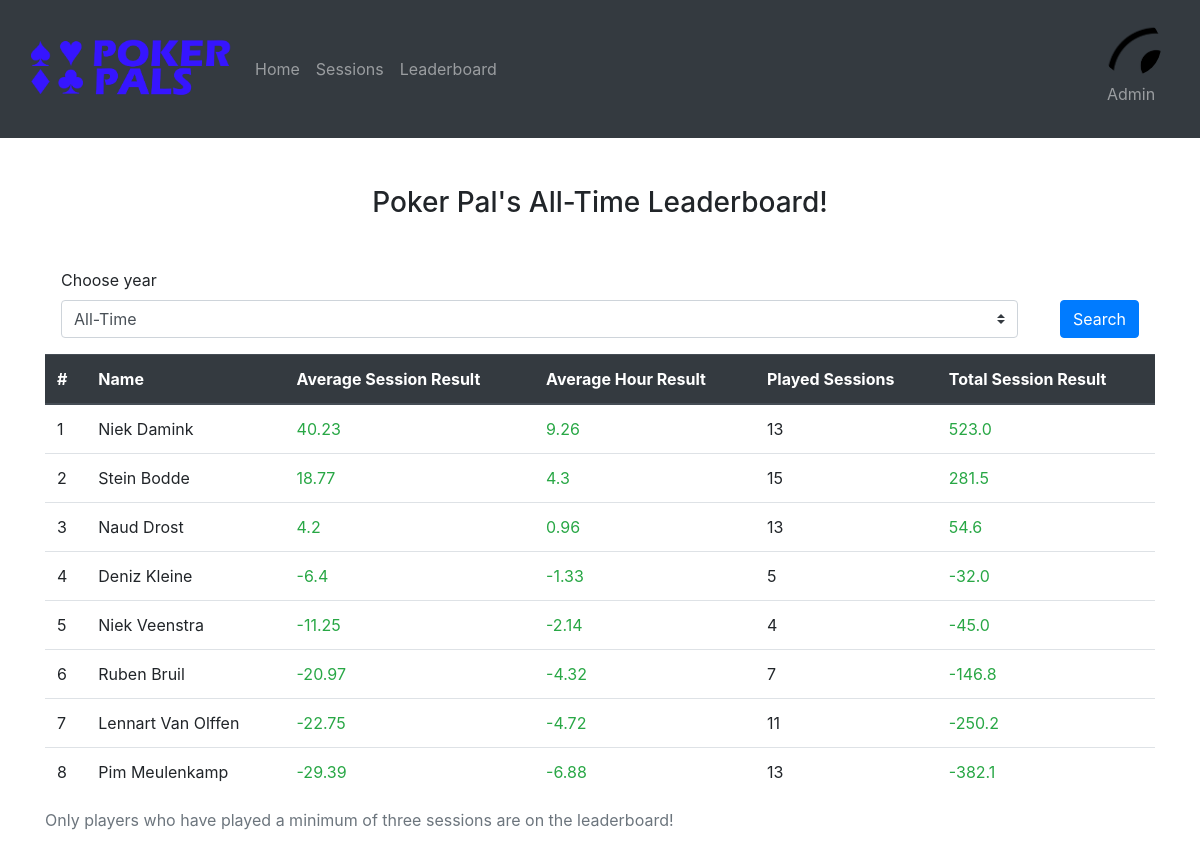
The page /leaderboard (signed in) on the database its author committed.
### website/models.py (models this page shows)
class User(db.Model, UserMixin):
    id = db.Column(db.Integer, primary_key=True)
    name = db.Column(db.String(150), unique=True)
    password = db.Column(db.String(150))
    imgURL = db.Column(db.String(10000))

### website/views.py (the view)
@views.route('/leaderboard', methods=['GET', 'POST'])
@login_required
def leaderboard():
    year = request.form.get("year")
    if request.method == "POST" and year != "all":
        leaderboard = getLeaderboardPerYear(year)
        year = "Poker Pal's " + year + " Leaderboard!"
    else:
        leaderboard = getLeaderboard()
        year = "Poker Pal's All-Time Leaderboard!"
    return render_template("leaderboard.html", user = current_user, leaderboard = leaderboard, dates = getAllDates(), year=year)

### website/__init__.py (called while the page is built)
def create_app():
    app = Flask(__name__)
    app.config['SECRET_KEY'] = 'ksjdksajdk17HSSH2ssj88ss'
    app.config['SQLALCHEMY_DATABASE_URI'] = f'sqlite:///{DB_NAME}'
    db.init_app(app)
    from .views import views
    from .auth import auth
    from .admin import admin
    app.register_blueprint(views, url_prefix='/')
    app.register_blueprint(auth, url_prefix='/')
    app.register_blueprint(admin, url_prefix='/admin')
    from .models import User, Post
    create_database(app)
    login_manager = LoginManager()
    login_manager.login_view = 'auth.login'
    login_manager.init_app(app)
    @login_manager.user_loader
    def load_user(id):
        return User.query.get(int(id))
    return app

### website/dbQueries.py (called while the page is built)
def getAllDates():
    distinct_years = db.session.query(func.substr(Session.date, -4)).distinct().all()
    return distinct_years

### website/templates/leaderboard.html (shortened to what this page needs)
{% extends "base.html" %} {% block title %}Leaderboard{% endblock %} {% block content %}
<div class="container mt-4 py-4">
  <h3 align="center">{{year}}</h3><br>
  <form method="POST">
    <div class="form-row align-items-center">
      <div class="col m-3">
        <label class="mr-sm-2" for="filter">Choose year</label>
        <select onchange="saveChoice(this);" class="custom-select mr-sm-2" name="year" id="year">
          <option id="-1" + i selected value="all">All-Time</option>
        </select>
      </div>
      <div class="col-auto m-3 mt-5">
        <button type="submit" class="btn btn-primary">Search</button>
      </div>
    </div>
  </form>
  <table class="table">
    <caption>Only players who have played a minimum of three sessions are on the leaderboard!</caption>
    <thead class="thead-dark">
      <tr>
        <th scope="col">#</th>
        <th scope="col">Name</th>
        <th scope="col">Average Session Result</th>
        <th scope="col">Average Hour Result</th>
        <th scope="col">Played Sessions</th>
        <th scope="col">Total Session Result</th>
      </tr>
    </thead>
    <tbody>
      {%for person in leaderboard%}
      <tr>
        <td>{{person[0]}}</td>
        <td>{{person[1]}}</td>
        <td name="number">{{person[2] | round(2)}}</td>
        <td name="number">{{person[3] | round(2)}}</td>
        <td>{{person[4]}}</td>
        <td name="number">{{person[5] | round(2)}}</td>
      </tr>
      {%endfor%}
    </tbody>
  </table>
</div>
{% endblock %}

### website/templates/base.html (shortened to what this page needs)
<!DOCTYPE html>
<html>
<head>
  <link rel="stylesheet" href="https://stackpath.bootstrapcdn.com/bootstrap/4.4.1/css/bootstrap.min.css"
 />
  <link rel="stylesheet" href="https://stackpath.bootstrapcdn.com/font-awesome/4.7.0/css/font-awesome.min.css"
 />
</head>
<body>
  {% if user.is_authenticated %}
  <nav class="navbar navbar-expand-lg navbar-dark bg-dark sticky-top">
    <div class="container-fluid">
      <a class="navbar-brand">
        <img src="{{url_for('static', filename='pictures/logo.png')}}" width="200px">
      </a>
      <div class="collapse navbar-collapse" id="navbarText">
        <ul class="navbar-nav me-auto mb-2 mb-lg-0">
          <li class="nav-item">
            <a class="nav-link" href="/">Home</a>
          </li>
          <li class="nav-item">
            <a class="nav-link" href="/sessions">Sessions</a>
          </li>
          <li class="nav-item">
            <a class="nav-link" href="/leaderboard">Leaderboard</a>
          </li>
        </ul>
        <ul class="navbar-nav ml-auto mb-2 mb-lg-0">
          <li class="nav-item">
            <a class="nav-link text-center" href="/account">
              <div class="circular--landscape-big">
                <div class="image-container">
                  <img src="{{url_for('static', filename= user.imgURL)}}">
                </div>
              </div>
              <p>{{user.name}}</p>
            </a>
      </div>
    </div>
  </nav>
  {% endif %}
  <div class="container-fluid">
    {% block content%}
    {% endblock %}
  </div>
</body>
</html>

### website/templates/base.html (style rules this page uses)
.circular--landscape-big { display: inline-block; position: relative; width: 60px; height: 60px; overflow: hidden; border-radius: 50%; }
.circular--landscape-big img { width: auto; height: 200%; margin-left: -5px; transition: opacity 0.3s ease-in-out; }
.image-container { width: 100%; height: 100%; }

### rows shown on the page
User: imgURL (picture), name "Admin"
User: person "1", name "Niek Damink", person "40.23", person "9.26", person "13", person "523.0"
User: id "2", name "Stein Bodde", person "18.77", person "4.3", person "15", person "281.5"
User: person "3", name "Naud Drost", person "4.2", person "0.96", person "13", person "54.6"
User: person "4", name "Deniz Kleine", person "-6.4", person "-1.33", person "5", person "-32.0"
User: person "5", name "Niek Veenstra", person "-11.25", person "-2.14", person "4", person "-45.0"
User: person "6", name "Ruben Bruil", person "-20.97", person "-4.32", person "7", person "-146.8"
User: person "7", name "Lennart Van Olffen", person "-22.75", person "-4.72", person "11", person "-250.2"
User: person "8", name "Pim Meulenkamp", person "-29.39", person "-6.88", person "13", person "-382.1"

### other values the page prints
{{ year }} "Poker Pal's All-Time Leaderboard!"
